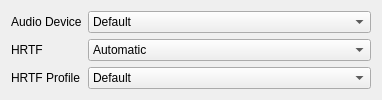
     <widget class="QWidget" name="Audio">
      <attribute name="title">
       <string>Audio</string>
      </attribute>
      <layout class="QVBoxLayout">
       <item>
        <layout class="QHBoxLayout">
         <item>
          <widget class="QLabel" name="audioDeviceSelectorLabel">
           <property name="toolTip">
            <string>Select your preferred audio device.</string>
           </property>
           <property name="text">
            <string>Audio Device</string>
           </property>
          </widget>
         </item>
         <item>
          <widget class="QComboBox" name="audioDeviceSelectorComboBox">
           <property name="sizePolicy">
            <sizepolicy hsizetype="Fixed" vsizetype="Fixed">
             <horstretch>0</horstretch>
             <verstretch>0</verstretch>
            </sizepolicy>
           </property>
           <property name="minimumSize">
            <size>
             <width>283</width>
             <height>0</height>
            </size>
           </property>
           <property name="currentIndex">
            <number>0</number>
           </property>
           <item>
            <property name="text">
             <string>Default</string>
            </property>
           </item>
          </widget>
         </item>
        </layout>
       </item>
       <item>
        <layout class="QHBoxLayout">
         <item>
          <widget class="QLabel" name="enableHRTFLabel">
           <property name="toolTip">
            <string>This setting controls HRTF, which simulates 3D sound on stereo systems.</string>
           </property>
           <property name="text">
            <string>HRTF</string>
           </property>
          </widget>
         </item>
         <item>
          <widget class="QComboBox" name="enableHRTFComboBox">
           <property name="sizePolicy">
            <sizepolicy hsizetype="Fixed" vsizetype="Fixed">
             <horstretch>0</horstretch>
             <verstretch>0</verstretch>
            </sizepolicy>
           </property>
           <property name="minimumSize">
            <size>
             <width>283</width>
             <height>0</height>
            </size>
           </property>
           <property name="currentIndex">
            <number>0</number>
           </property>
           <item>
            <property name="text">
             <string>Automatic</string>
            </property>
           </item>
           <item>
            <property name="text">
             <string>Off</string>
            </property>
           </item>
           <item>
            <property name="text">
             <string>On</string>
            </property>
           </item>
          </widget>
         </item>
        </layout>
       </item>
       <item>
        <layout class="QHBoxLayout">
         <item>
          <widget class="QLabel" name="hrtfProfileSelectorLabel">
           <property name="toolTip">
            <string>Select your preferred HRTF profile.</string>
           </property>
           <property name="text">
            <string>HRTF Profile</string>
           </property>
          </widget>
         </item>
         <item>
          <widget class="QComboBox" name="hrtfProfileSelectorComboBox">
           <property name="sizePolicy">
            <sizepolicy hsizetype="Fixed" vsizetype="Fixed">
             <horstretch>0</horstretch>
             <verstretch>0</verstretch>
            </sizepolicy>
           </property>
           <property name="minimumSize">
            <size>
             <width>283</width>
             <height>0</height>
            </size>
           </property>
           <property name="currentIndex">
            <number>0</number>
           </property>
           <item>
            <property name="text">
             <string>Default</string>
            </property>
           </item>
          </widget>
         </item>
        </layout>
       </item>
       <item>
        <spacer>
         <property name="orientation">
          <enum>Qt::Vertical</enum>
         </property>
         <property name="sizeHint" stdset="0">
          <size>
           <width>0</width>
           <height>0</height>
          </size>
         </property>
        </spacer>
       </item>
      </layout>
     </widget>
